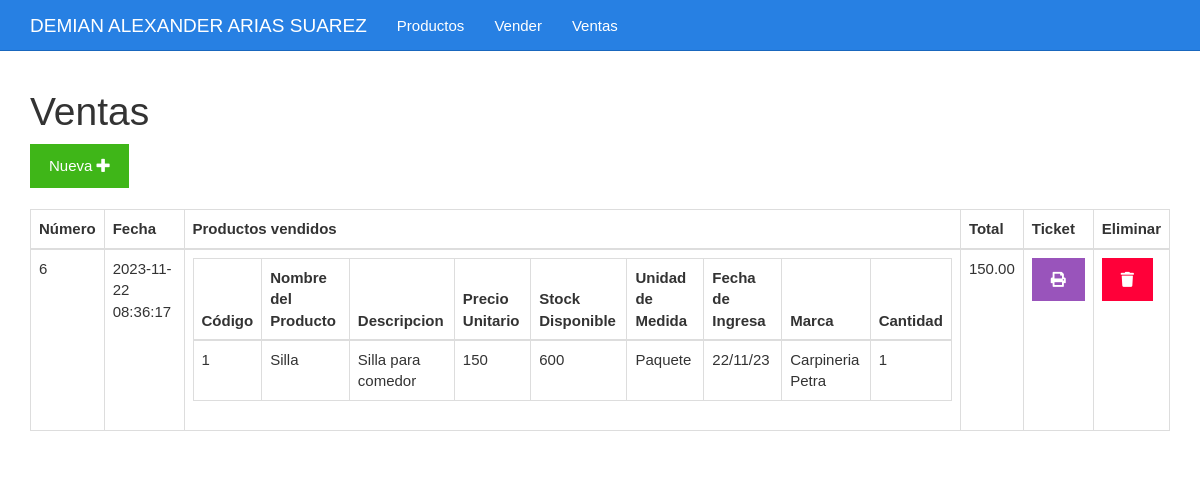
Page /ventas.php on the committed database.
### tables this page shows
CREATE TABLE `tbl_pedidos` (
  `id` bigint(20) UNSIGNED NOT NULL,
  `fecha` datetime NOT NULL,
  `total` decimal(7,2) NOT NULL
);

### ventas.php (the view)
<?php include_once "encabezado.php" ?>
<?php
include_once "base_de_datos.php";
$sentencia = $base_de_datos->query("SELECT tbl_pedidos.total, tbl_pedidos.fecha, tbl_pedidos.id, GROUP_CONCAT(	tbl_productos.codigo, '..', tbl_productos.nombrep, '..',  tbl_productos.descr, '..', tbl_productos.preciou, '..',  tbl_productos.stockd, '..', tbl_productos.unidadm, '..',  tbl_productos.fechai, '..', tbl_productos.marca, '..', tbl_productosvendidos.cantidad SEPARATOR '__') AS tbl_productos FROM tbl_pedidos INNER JOIN tbl_productosvendidos ON tbl_productosvendidos.id_venta = tbl_pedidos.id INNER JOIN tbl_productos ON tbl_productos.id = tbl_productosvendidos.id_producto GROUP BY tbl_pedidos.id ORDER BY tbl_pedidos.id;");
$ventas = $sentencia->fetchAll(PDO::FETCH_OBJ);
?>
	<div class="col-xs-12">
		<h1>Ventas</h1>
		<div>
			<a class="btn btn-success" href="./vender.php">Nueva <i class="fa fa-plus"></i></a>
		</div>
		<br>
		<table class="table table-bordered">
			<thead>
				<tr>
					<th>Número</th>
					<th>Fecha</th>
					<th>Productos vendidos</th>
					<th>Total</th>
					<th>Ticket</th>
					<th>Eliminar</th>
				</tr>
			</thead>
			<tbody>
				<?php foreach($ventas as $venta){ ?>
				<tr>
					<td><?php echo $venta->id ?></td>
					<td><?php echo $venta->fecha ?></td>
					<td>
						<table class="table table-bordered">
							<thead>
								<tr>
									<th>Código</th>
									<th>Nombre del Producto</th>
									<th>Descripcion</th>
									<th>Precio Unitario</th>
									<th>Stock Disponible</th>
									<th>Unidad de Medida</th>
									<th>Fecha de Ingresa</th>
									<th>Marca</th>
									<th>Cantidad</th>
								</tr>
							</thead>
							<tbody>
								<?php foreach(explode("__", $venta->tbl_productos) as $productosConcatenados){
								$producto = explode("..", $productosConcatenados)
								?>
								<tr>
									<td><?php echo $producto[0] ?></td>
									<td><?php echo $producto[1] ?></td>
									<td><?php echo $producto[2] ?></td>
									<td><?php echo $producto[3] ?></td>
									<td><?php echo $producto[4] ?></td>
									<td><?php echo $producto[5] ?></td>
									<td><?php echo $producto[6] ?></td>
									<td><?php echo $producto[7] ?></td>
									<td><?php echo $producto[8] ?></td>
								</tr>
								<?php } ?>
							</tbody>
						</table>
					</td>
					<td><?php echo $venta->total ?></td>
					<td><a class="btn btn-info" href="<?php echo "imprimirTicket.php?id=" . $venta->id?>"><i class="fa fa-print"></i></a></td>
					<td><a class="btn btn-danger" href="<?php echo "eliminarVenta.php?id=" . $venta->id?>"><i class="fa fa-trash"></i></a></td>
				</tr>
				<?php } ?>
			</tbody>
		</table>
	</div>
<?php include_once "pie.php" ?>

### css/estilo.css (style rules this page uses)
body { padding-top: 70px; }

### rows in the picture
tbl_pedidos: id "6", fecha "2023-11-22 08:36:17", producto "1", producto "Silla", producto "Silla para comedor", producto "150", producto "600", producto "Paquete", producto "22/11/23", producto "Carpineria Petra", total "150.00"
